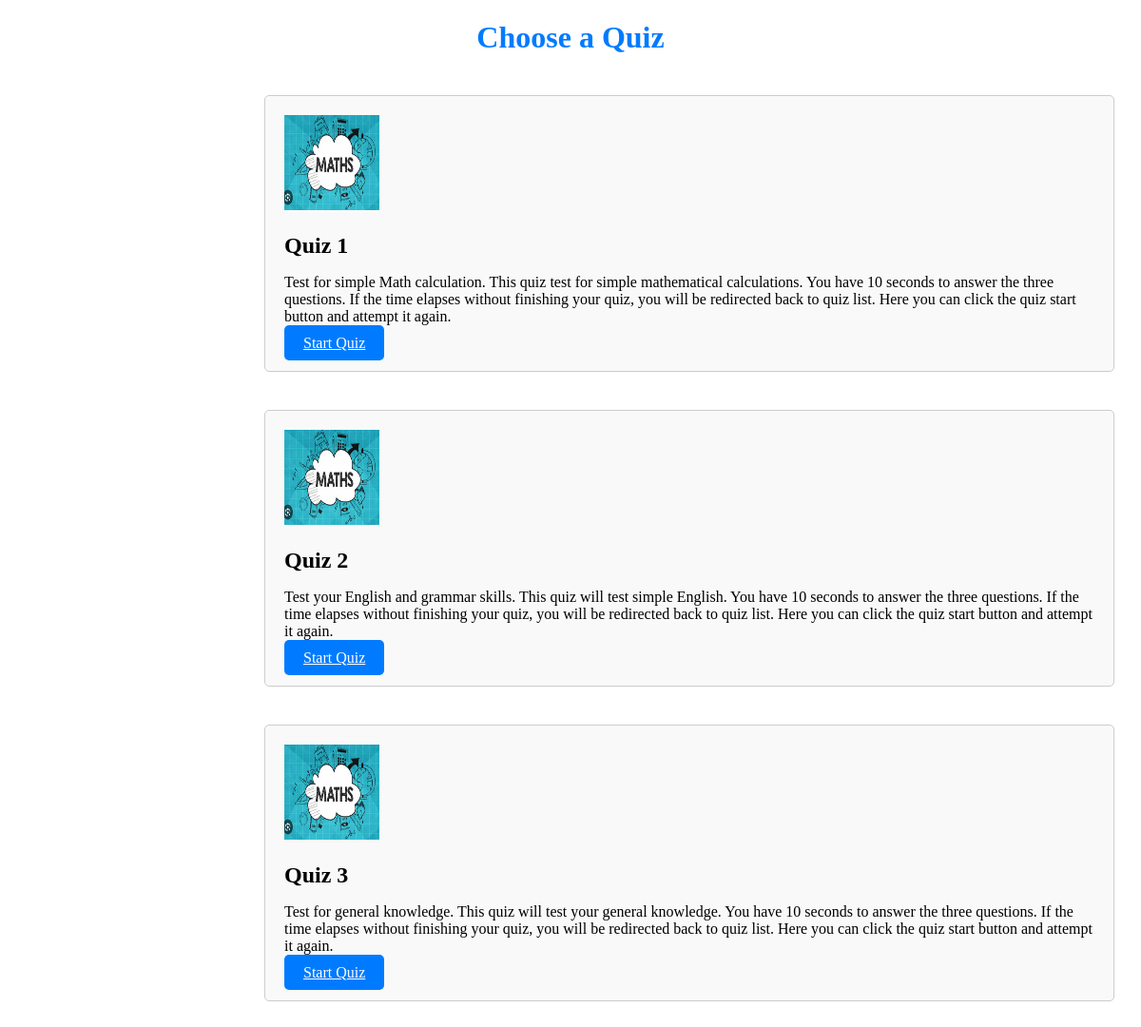
Page /quiz/quiz-selection on the committed database.
### quiz/models.py (models this page shows, shortened)
class Quiz(models.Model):
    title = models.CharField(max_length=100)
    image = models.ImageField(upload_to='quiz', blank=True, null=True)
    description = models.TextField()
    quiz_id = models.CharField(max_length=10, default=generate_id, editable=False)
    class Meta:
        ordering = [
            'title'
        ]

### quiz/views.py (the view)
# urls.py: path('quiz-selection', views.quiz_selection, name='quiz_selection'),
def quiz_selection(request):
    quizzes = Quiz.objects.all()
    return render(request, 'quiz/quiz_selection.html', {'quizzes': quizzes})

### templates/quiz/quiz_selection.html (shortened to what this page needs)
{% load static %}
<!DOCTYPE html>
<html lang="en">
    <head>
    </head>
    <body>
        <h1>Choose a Quiz</h1>
        <div class="quiz-column">
            {% for quiz in quizzes %}
            <div class="quiz-container">
                <img class="quiz-image" src="{% static 'assets/img/maths.PNG' %}">
                <h2 class="quiz-title">{{ quiz.title }}</h2>
                <p class="quiz-description">{{ quiz.description }}</p>
                <a href="{% url 'quiz_interface' quiz_id=quiz.id %}" class="start-quiz-btn">Start Quiz</a>
            </div>
            {% endfor %}
        </div>
    </body>
</html>

### templates/quiz/quiz_selection.html (style rules this page uses)
h1 { text-align: center; color: #007bff; }
.quiz-container { margin: 20px; padding: 20px; border: 1px solid #ccc; border-radius: 5px; background-color: #f9f9f9; }
.quiz-column { display: flex; justify-content: space-between; flex-wrap: wrap; margin-left: 250px; }
.quiz-title { font-size: 24px; margin-bottom: 10px; }
.quiz-description { font-size: 16px; margin-bottom: 10px; }
.start-quiz-btn { background-color: #007bff; color: #fff; padding: 10px 20px; border: none; border-radius: 5px; cursor: pointer }
.quiz-image { width: 100px; height: 100px; margin-right: 20px; }

### rows in the picture
Quiz: title "Quiz 1", description "Test for simple Math calculation. This quiz test for simple mathematical calculations. You have 10 seconds to answer the three questions. If the time elapses without finishing your quiz, you will be redirected back to quiz list. Here you can click the quiz start button and attempt it again."
Quiz: title "Quiz 2", description "Test your English and grammar skills. This quiz will test simple English. You have 10 seconds to answer the three questions. If the time elapses without finishing your quiz, you will be redirected back to quiz list. Here you can click the quiz start button and attempt it again."
Quiz: title "Quiz 3", description "Test for general knowledge. This quiz will test your general knowledge. You have 10 seconds to answer the three questions. If the time elapses without finishing your quiz, you will be redirected back to quiz list. Here you can click the quiz start button and attempt it again."
